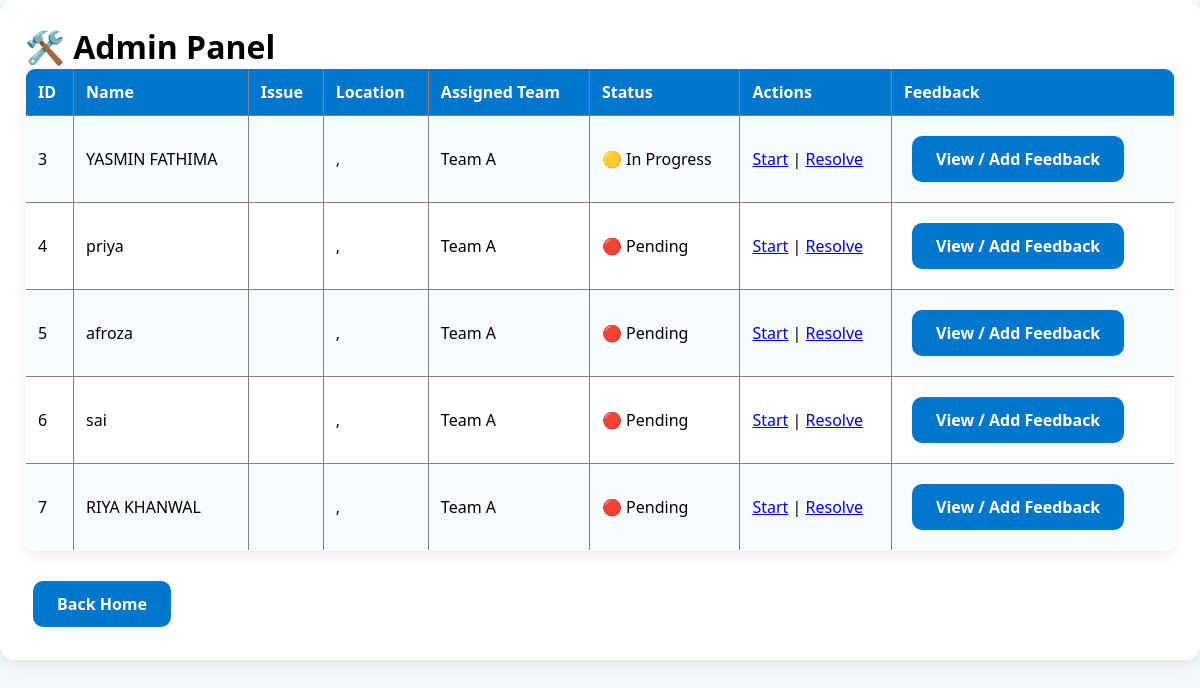
The page /admin (signed in) on the database its author committed.
### tables this page shows
CREATE TABLE complaints (
        id INTEGER PRIMARY KEY AUTOINCREMENT,
        name TEXT NOT NULL,
        email TEXT,
        phone TEXT,
        issue_type TEXT NOT NULL,
        description TEXT NOT NULL,
        location TEXT NOT NULL,
        assigned_team TEXT,
        status TEXT,
        created_at TEXT
    );

### app.py (the view)
@app.route("/admin")
def admin():
    if not session.get("logged_in"):
        return redirect("/")
    conn = get_db()
    complaints = conn.execute(
        "SELECT * FROM complaints"
    ).fetchall()
    conn.close()
    return render_template(
        "admin.html",
        complaints=complaints
    )

### app.py (called while the page is built)
def get_db():
    conn = sqlite3.connect("aquafix.db")
    conn.row_factory = sqlite3.Row
    return conn

### templates/admin.html (shortened to what this page needs)
<!DOCTYPE html>
<html>
<head>
    <link rel="stylesheet" href="{{ url_for('static', filename='style.css') }}">
</head>
<body>
<div class="card">
<h1>🛠️ Admin Panel</h1>
<table border="1" width="100%">
<tr>
    <th>ID</th>
    <th>Name</th>
    <th>Issue</th>
    <th>Location</th>
    <th>Assigned Team</th>
    <th>Status</th>
    <th>Actions</th>
    <th>Feedback</th>
</tr>
{% for complaint in complaints %}
<tr>
<td>{{ complaint['id'] }}</td>
<td>{{ complaint['name'] }}</td>
<td>{{ complaint['issue'] }}</td>
<td>{{ complaint['lat'] }}, {{ complaint['lng'] }}</td>
<td>{{ complaint['assigned_team'] }}</td>
<td>
    {% if complaint['status'] == "Pending" %}
        🔴 Pending
    {% elif complaint['status'] == "In Progress" %}
        🟡 In Progress
    {% else %}
        🟢 Resolved
    {% endif %}
</td>
<td>
    <a href="/update/{{ complaint['id'] }}/In Progress">Start</a> |
    <a href="/update/{{ complaint['id'] }}/Resolved">Resolve</a>
</td>
<td>
    <a href="/feedback/{{ complaint['id'] }}" class="btn">
        View / Add Feedback
    </a>
</td>
</tr>
{% endfor %}
</table>
<br>
<a href="/" class="btn">Back Home</a>
</div>
</body>
</html>

### static/style.css (style rules this page uses)
* { margin:0; padding:0; box-sizing:border-box; font-family:'Segoe UI',sans-serif; }
body { background:#f4f8fb; }
.card { background:white; border-radius:15px; padding:25px; margin-bottom:20px; box-shadow:0 5px 15px rgba(0,0,0,0.08); transition:0.3s; }
.btn { display:inline-block; padding:12px 24px; margin:8px; background:#0077cc; color:white; text-decoration:none; border-radius:10px; transition:0.3s; font-weight:600; }
table { width:100%; border-collapse:collapse; background:white; border-radius:10px; overflow:hidden; box-shadow:0 5px 15px rgba(0,0,0,0.08); }
th { background:#0077cc; color:white; }
th,td { padding:12px; text-align:left; }
tr:nth-child(even) { background:#f8fbff; }

### rows shown on the page
complaints: id "3", name "YASMIN FATHIMA", assigned_team "Team A", status "🟡 In Progress"
complaints: id "4", name "priya", assigned_team "Team A", status "🔴 Pending"
complaints: id "5", name "afroza", assigned_team "Team A", status "🔴 Pending"
complaints: id "6", name "sai", assigned_team "Team A", status "🔴 Pending"
complaints: id "7", name "RIYA KHANWAL", assigned_team "Team A", status "🔴 Pending"
